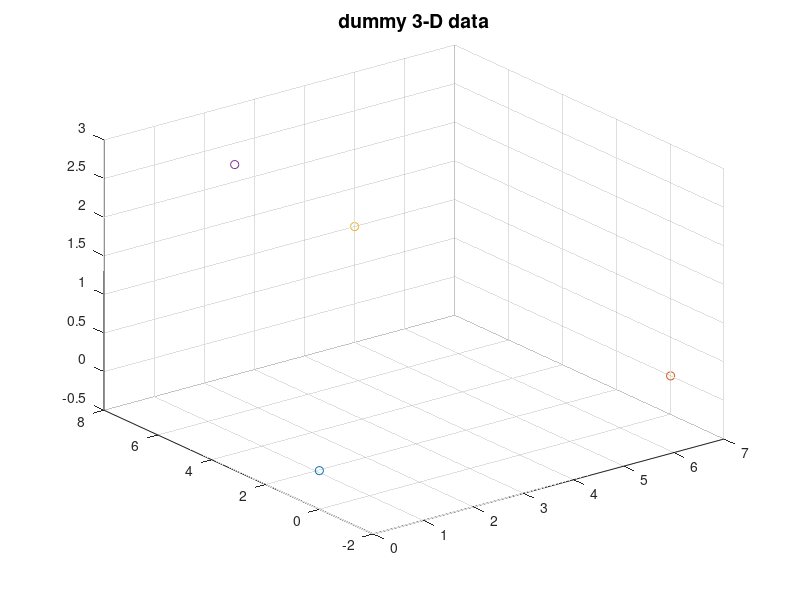
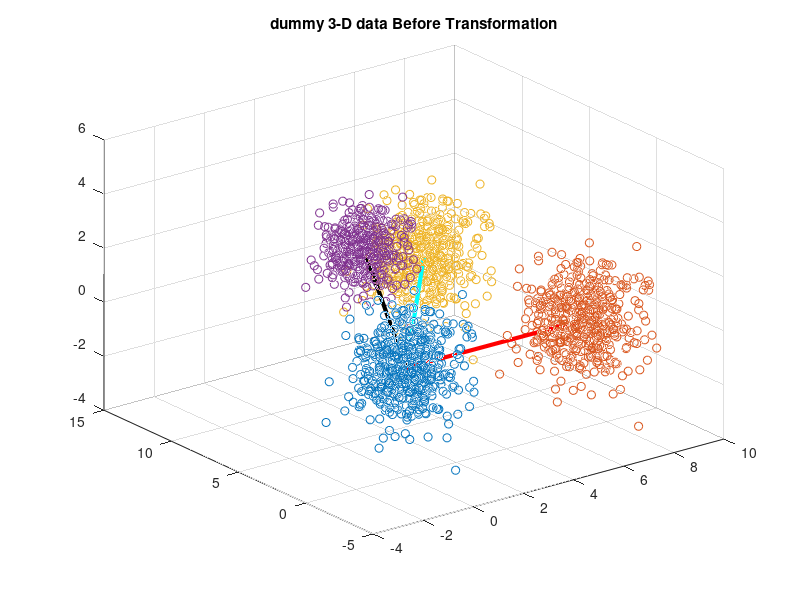

Source code (MATLAB) for these figures, in order: (Note: this script raises an error after producing the figures.)
close all
clear all
test =1;

if test == 1
    mu1 = [1,0,1];
    sigma1 = [1,0.5,1];
    rng default
    data1 = mvnrnd(mu1,sigma1,500);
    
    mu2 = [8,0,1];
    sigma2 = [1,1,1];
    rng default
    data2 = mvnrnd(mu2,sigma2,500);
    
    mu3 = [6,8,2];
    sigma3 = [1,0.5,1];
    rng default
    data3 = mvnrnd(mu3,sigma3,500);
    
    
    mu4 = [2,5,4];
    sigma4 = [0.5,0.5,0.5];
    rng default
    data4 = mvnrnd(mu4,sigma4,500);
    
    
    %Finidng cluster's centroid using kmean
    
    [~,Cref] = kmeans(data1,1);
    
    % center the data by substracting C1
    r1 = [data1(:,1) - Cref(1), data1(:,2) - Cref(2), data1(:,3) - Cref(3)];
    r2 = [data2(:,1) - Cref(1), data2(:,2) - Cref(2), data2(:,3) - Cref(3)];
    r3 = [data3(:,1) - Cref(1), data3(:,2) - Cref(2), data3(:,3) - Cref(3)];
    r4 = [data4(:,1) - Cref(1), data4(:,2) - Cref(2), data4(:,3) - Cref(3)];
    
    C1 = [0, 0 ,0];
    [~,C2] = kmeans(r2,1);
    [~,C3] = kmeans(r3,1);
    [~,C4] = kmeans(r4,1);
    %Plot scatter of raw data centroid
    figure;
    scatter3(C1(:,1),C1(:,2),C1(:,3),'bd');
    hold on;
    scatter3(C2(:,1),C2(:,2),C2(:,3),'r+');
    scatter3(C3(:,1),C3(:,2),C3(:,3),'co');
    scatter3(C4(:,1),C4(:,2),C4(:,3),'k*');
    title('dummy 3-D data','FontSize',14)
    
    %Plot scatter of raw data
    figure;scatter3(r1(:,1),r1(:,2),r1(:,3),'bd');hold on;
    scatter3(r2(:,1),r2(:,2),r2(:,3),'r+');
    scatter3(r3(:,1),r3(:,2),r3(:,3),'co');
    scatter3(r4(:,1),r4(:,2),r4(:,3),'k*');
    plot3([C1(1) C2(1)],[C1(2) C2(2)],[C1(3) C2(3)],'r','LineWidth',3);
    plot3([C1(1) C3(1)],[C1(2) C3(2)],[C1(3) C3(3)],'c','LineWidth',3);
    plot3([C1(1) C4(1)],[C1(2) C4(2)],[C1(3) C4(3)],'k','LineWidth',3);
    title('dummy 3-D data Before Transformation')
    
    
    
    
    %We call gram-schmidt here to find the desired cordinates for each
    %Normal to centroid vector Raw = MAtrix of normal to centroids
    %Cooked = orthognolized
    Raw = [C2(1),C2(2),C2(3);
        C3(1),C3(2),C3(3);
        C4(1),C4(2),C4(3)];
    
    Cooked = Gram_Schmidt(Raw');
    Cooked= Cooked';
    % Convert vector of cluster1 centroid to each cluster's data to polar cordinate
    [azimuth1,elevation1,R1]  = cart2sph(r1(:,1),r1(:,2),r1(:,3));
    [azimuth2,elevation2,R2]  = cart2sph(r2(:,1),r2(:,2),r2(:,3));
    [azimuth3,elevation3,R3]  = cart2sph(r3(:,1),r3(:,2),r3(:,3));
    [azimuth4,elevation4,R4]  = cart2sph(r4(:,1),r4(:,2),r4(:,3));
    
    % Keeep cluster's data in one matrix
    ri1 = [azimuth1,elevation1,R1];
    ri2 = [azimuth2,elevation2,R2];
    ri3 = [azimuth3,elevation3,R3];
    ri4 = [azimuth4,elevation4,R4];
    
    figure;scatter(ri1(:,1),ri1(:,2),'bd');hold on;
    scatter(ri4(:,1),ri4(:,2),'k*');
    %The matrix Contains  all data in polar
    r = [azimuth1,elevation1,R1;
        azimuth2,elevation2,R2;
        azimuth3,elevation3,R3;
        azimuth4,elevation4,R4];
    
    % The matrix Contains  all data in Cartesian
    [car(:,1),car(:,2),car(:,3)]  = sph2cart(r(:,1),r(:,2),r(:,3));
    
    %polar cordinates of the point which connected to normal centroid(C1)
    [azimuthC2,elevationC2,~]  = cart2sph(Cooked(1,1),Cooked(1,2),Cooked(1,3));
    [azimuthC3,elevationC3,~]  = cart2sph(Cooked(2,1),Cooked(2,2),Cooked(2,3));
    [azimuthC4,elevationC4,~]  = cart2sph(Cooked(3,1),Cooked(3,2),Cooked(3,3));
    
    %polar cordinates of the orthogonolized points
    [azimuthCi1,elevationCi1,~]  = cart2sph(C1(1),C1(2),C1(3));
    [azimuthCi2,elevationCi2,~]  = cart2sph(C2(1),C2(2),C2(3));
    [azimuthCi3,elevationCi3,~]  = cart2sph(C3(1),C3(2),C3(3));
    [azimuthCi4,elevationCi4,~]  = cart2sph(C4(1),C4(2),C4(3));
    
    %Azimuth angle between the cluster's centroid to the vector which connect refrence
    %centroid (here C2) to the normal centroid (here C1)
    azclose = azimuthCi3 - azimuthCi2;
    azfar = azimuthCi4 - azimuthCi2;
    %Desired azimuth angle between the cluster's centroid to the vector which connect refrence
    %centroid (here C2) to the normal centroid (here C1)
    azclosed = azimuthC3 - azimuthC2;
    azfard = azimuthC4 - azimuthC2;
    %Azimuth angle between the all data to the vector which connect refrence
    %centroid (here C2) to the normal centroid (here C1)
    mtia1 = ri1(:,1)- azimuthCi2;
    mtia2 = ri2(:,1)- azimuthCi2;
    mtia3 = ri3(:,1)- azimuthCi2;
    mtia4 = ri4(:,1)- azimuthCi2;
    
    %Elevation angle between the cluster's centroid to the vector which connect refrence
    %centroid (here C2) to the normal centroid (here C1)
    elclose = elevationCi3-elevationCi2;%acos(1-pdist2([0 C4(2) C4(3)],[0 C2(2) C2(3)],'cosine'))
    elfar = elevationCi4-elevationCi2;%acos(1-pdist2([0 C3(2) C3(3)],[0 C2(2) C2(3)],'cosine'))
    
    %Desired elevation angle between the cluster's centroid to the vector which connect refrence
    %centroid (here C2) to the normal centroid (here C1)
    elclosed =  elevationC3-elevationC2;%acos(1-pdist2([0 C4(2) C4(3)],[0 C2(2) C2(3)],'cosine'))
    elfard =elevationC4-elevationC2;%acos(1-pdist2([0 C3(2) C3(3)],[0 C2(2) C2(3)],'cosine'))
    
    %Elevation angle between the all data to the vector which connect refrence
    %centroid (here C2) to the normal centroid (here C1)
    mtit1 = ri1(:,2)- elevationC2;
    mtit2 = ri2(:,2)- elevationC2;
    mtit3 = ri3(:,2)- elevationC2;
    mtit4 = ri4(:,2)- elevationC2;
    
    % close all, logit([0,elclose,elfar,2*pi],[0,elclosed,elfard,2*pi]);
    %Test for rotation later can be deleted
    %%% added by J.C.
    % AX1 = cross([C3(1) C3(2) 0],[C2(1) C2(2) 0]);
    % AX2 = cross([0 C4(2) C4(3)],[0 C2(2) C2(3)]);
    % orig = r1;
    
    %         %Tsting put only centroids
    %
    %         mtia1 = ones(1,length(mtit2))* azimuthCi1 - azimuthCi1;
    %         mtia2 = ones(1,length(mtit2))* azimuthCi2 - azimuthCi2;
    %         mtia3 = ones(1,length(mtit3))* azimuthCi3 - azimuthCi2;
    %         mtia4 = ones(1,length(mtit4))* azimuthCi4 - azimuthCi2;
    %
    %
    %         mtit2 = ones(1,length(mtia2))* elevationCi2 - elevationCi2;
    %         mtit3 = ones(1,length(mtia3))* elevationCi3 - elevationCi2;
    %         mtit4 = ones(1,length(mtia4))* elevationCi4 - elevationCi2;
    
    %Transformation function
    
    % coefazimuth = @(X,azfard,azclosed,azfar,azclose) ((azfard-azclosed)/(azfar-azclose))*X+((azclosed*azfar)-(azfard*azclose))/(azfar-azclose) ;
    %   coefelevation = @(X,elfard,elclosed,elfar,elclose)((elfard-elclosed)/(elfar-elclose))*X+((elclosed*elfar)-(elfard*elclose))/(elfar-elclose) ;
    %    %################################################
    %    %Just test for the intepolation later delete
    %    %
    %    %################################################
    %     figure
    %     plot([0,0+(elclose-0)/4,0+(elclose-0)*3/4,elclose,elclose+(elfar-elclose)/4,...
    %         elclose+(elfar-elclose)*3/4, elfar,elfar+(2*pi-elfar)/4,elfar+(2*pi-elfar)*3/4,2*pi],[0,0,elclosed,elclosed,elclosed,elfard,elfard,elfard,2*pi,2*pi],'o')
    %     ali = 0:0.001:2*pi;
    % %   for i=1:length(ali)
    % %     xq1 = -3:.01:3;
    % %     p = pchip(x,y,xq1);
    % %     valehi(i) = coefelevation(ali(i),elfard,elclosed,elfar,elclose);
    % %   end
    % %   close all
    %
    % %   knob11=0+(elclose-0)/4;
    % %   knob11= 0+(elclose-0)*3/4;
    % %   knob21=elclose+(elfar-elclose)/4;
    % %   knob22= elclose+(elfar-elclose)*3/4;
    % %   knob31=elfar+(2*pi-elfar)/4;
    % %   knob32=elfar+(2*pi-elfar)*3/4;
    %     min_distance = min(min((elclose-0),(elfar-elclose)),(2*pi-elfar));
    %     knob11=0+min_distance*2/6;
    %     knob12= elclose-min_distance*2/6;
    %     knob21=elclose+min_distance*2/6;
    %     knob22= elfar-min_distance*2/6;
    %     knob31=elfar+min_distance*2/6;
    %     knob32=2*pi-min_distance*2/6;
    %
    %         valehi =   pchip([0,knob11,knob12,elclose,knob21,...
    %         knob22, elfar,knob31,knob32,2*pi]...
    %         ,[0,0,elclosed,elclosed,elclosed,elfard,elfard,elfard,2*pi,2*pi],ali);
    %
    %     figure;
    %     plot(ali,valehi);
    %     hold on
    %     plot([0,knob11,knob12,elclose,knob21,...
    %         knob22, elfar,knob31,knob32,2*pi]...
    %         ,[0,0,elclosed,elclosed,elclosed,elfard,elfard,elfard,2*pi,2*pi],'ro')
    %     ali = 0:0.001:2*pi;
    %     for i=1:length(ali)
    %       ali(i) = pi2twopi(ali(i));
    %     end
    %     azfard = pi2twopi(azfard);
    %     azfar = pi2twopi(azfard);
    %     azclosed = pi2twopi(azclosed);
    %     azclose = pi2twopi(azclose);
    %     valehi = pchip([0,0+(azclose-0)/4,0+(azclose-0)*3/4,azclose,azclose+(azfar-azclose)/4,...
    %         azclose+(azfar-azclose)*3/4, azfar,azfar+(2*pi-azfar)/4,azfar+(2*pi-azfar)*3/4,2*pi],[0,0,azclosed,azclosed,azclosed,azfard,azfard,azfard,2*pi,2*pi],ali);
    %
    %
    %     figure;
    %     plot(ali,valehi);
    %     hold on
    %     plot([0,0+(azclose-0)/4,0+(azclose-0)*3/4,azclose,azclose+(azfar-azclose)/4,...
    %         azclose+(azfar-azclose)*3/4, azfar,azfar+(2*pi-azfar)/4,azfar+(2*pi-azfar)*3/4,2*pi],[0,0,azclosed,azclosed,azclosed,azfard,azfard,azfard,2*pi,2*pi],'ro')
    %    %################################################
    %    %
    %    %################################################

    for i=1:length(ri1(:,2))
        %                 ri1(i,:) = script_roation( C2-C1,sph2cart(ri1(i,1),ri1(i,2),ri1(i,3))-C1, coefazimuth(mtia1(i)), coefelevation(mtit1(i))) + C1;
        %         ri2(i,:) = script_roation( C2-C1,sph2cart(ri2(i,1),ri2(i,2),ri2(i,3))-C1, coefazimuth(mtia2(i)), coefelevation(mtit2(i))) + C1;
        ri1(i,:) = script_roation( r1(i,:), coefazimuth(mtia1(i),azfard,azclosed,azfar,azclose), coefelevation(mtit1(i),elfard,elclosed,elfar,elclose));
        ri2(i,:) = script_roation( r2(i,:), coefazimuth(mtia2(i),azfard,azclosed,azfar,azclose), coefelevation(mtit2(i),elfard,elclosed,elfar,elclose));
        ri3(i,:) = script_roation( r3(i,:), coefazimuth(mtia3(i),azfard,azclosed,azfar,azclose), coefelevation(mtit3(i),elfard,elclosed,elfar,elclose));
        ri4(i,:) = script_roation( r4(i,:), coefazimuth(mtia4(i),azfard,azclosed,azfar,azclose), coefelevation(mtit4(i),elfard,elclosed,elfar,elclose));
    end
    acosd(1-pdist2(ri4(1,:),C2,'cosine'));
    [idx1,C1i] = kmeans(ri1,1);
    [idx2,C2i] = kmeans(ri2,1);
    [idx3,C3i] = kmeans(ri3,1);
    [idx4,C4i] = kmeans(ri4,1);
    finalr = [ri1',ri2',ri3',ri4'];
    finalrdot = finalr'*finalr;
    normImage = uint8(255*mat2gray(finalrdot));
    figure
    imshow(normImage);
    
    %  acosd(1-pdist2(C3i-C1i,C2i-C1i,'cosine'))
    % acosd(1-pdist2(C4i-C1i,C2i-C1i,'cosine'))
    
    %     figure;scatter3(ri1(:,1),ri1(:,2),ri1(:,3),'bd');hold on;
    %     scatter3(ri2(:,1),ri2(:,2),ri2(:,3),'r+');
    
    %     mu3 = ri3(1,:);
    %     sigma3 = [1,0.5,1];
    %     rng default
    %     ri3 = mvnrnd(mu3,sigma3,500);
    %
    %
    %     mu4 = ri4(1,:);
    %     sigma4 = [0.5,1,1];
    %     rng default
    %     ri4 = mvnrnd(mu4,sigma4,500);
    [~,~,alir1] = cart2sph(ri1(:,1),ri1(:,2),ri1(:,3));
    [~,~,alir2] = cart2sph(ri2(:,1),ri2(:,2),ri2(:,3));
    figure;scatter3(ri1(:,1),ri1(:,2),ri1(:,3),'bd');hold on;
    scatter3(ri2(:,1),ri2(:,2),ri2(:,3),'r+');
    scatter3(ri3(:,1),ri3(:,2),ri3(:,3),'co');
    scatter3(ri4(:,1),ri4(:,2),ri4(:,3),'k*');
    %     plot3([C1i(1) C2i(1)],[C1i(2) C2i(2)],[C1i(3) C2i(3)],'r','LineWidth',3);
    %     plot3([C1i(1) C3i(1)],[C1i(2) C3i(2)],[C1i(3) C3i(3)],'c','LineWidth',3);
    %     plot3([C1i(1) C4i(1)],[C1i(2) C4i(2)],[C1i(3) C4i(3)],'k','LineWidth',3);
    title('dummy 3-D data After Transformation')
    
elseif test == 2 %test passed for 2d
    mu1 = [1,1];
    sigma1 = [1,0.5];
    rng default
    r1 = mvnrnd(mu1,sigma1,1000);
    
    mu2 = [8,0];
    sigma2 = [1,1];
    rng default
    r2 = mvnrnd(mu2,sigma2,300);
    
    mu3 = [6,8];
    sigma3 = [1,0.5];
    rng default
    r3 = mvnrnd(mu3,sigma3,500);
    
    
    mu4 = [2,5];
    sigma4 = [0.5,1];
    rng default
    r4 = mvnrnd(mu4,sigma4,100);
    
    figure;scatter(r1(:,1),r1(:,2),'bd');
    hold on;scatter(r2(:,1),r2(:,2),'r+');
    hold on;scatter(r3(:,1),r3(:,2),'co');
    hold on;scatter(r4(:,1),r4(:,2),'k*');
    title('dummy 2-D data','FontSize',14)
    
    [theta1,rho1] = cart2pol(r1(:,1),r1(:,2));
    [theta2,rho2] = cart2pol(r2(:,1),r2(:,2));
    [theta3,rho3] = cart2pol(r3(:,1),r3(:,2));
    [theta4,rho4] = cart2pol(r4(:,1),r4(:,2));
    mt1 = mean(theta1);
    mt2 = mean(theta2);
    mt3 = mean(theta3)
    mt4 = mean(theta4)
    %lets find the vectors to the centroid
    [idx,C1] = kmeans(r1,1);
    [idx,C2] = kmeans(r2,1);
    [idx,C3] = kmeans(r3,1);
    [idx,C4] = kmeans(r4,1);
    %
    % [a,b]=cart2pol(C3(:,1),C3(:,2))
    % [a,b]=cart2pol(C4(:,1),C4(:,2))
    mt31 = acos(1-pdist2(C3,C2,'cosine'))
    mt41 = acos(1-pdist2(C4,C2,'cosine'))
    
    [theta1,rho1] = cart2pol(r1(:,1),r1(:,2));
    [theta2,rho2] = cart2pol(r2(:,1),r2(:,2));
    [theta3,rho3] = cart2pol(r3(:,1),r3(:,2));
    [theta4,rho4] = cart2pol(r4(:,1),r4(:,2));
    
    coef = @(X) (2*pi/3)*((1/(mt4-mt3))*X+(((mt4/mt3)-2)/((mt4/mt3)-1)))-X;
    
    theta1 = theta1 + coef(theta1);
    theta2 = theta2 + coef(theta2);
    theta3 = theta3 + coef(theta3);
    theta4 = theta4 + coef(theta4);
    
    
    
    [x1,y1] = pol2cart(theta1,rho1);
    [x2,y2] = pol2cart(theta2,rho2);
    [x3,y3] = pol2cart(theta3,rho3);
    [x4,y4] = pol2cart(theta4,rho4);
    
    figure;
    hold on;
    scatter(x1,y1,'bd');
    scatter(x2,y2,'r+');
    scatter(x3,y3,'co');
    scatter(x4,y4,'k*');
    title('dummy 2-D data2','FontSize',14)
    
    
    [theta1,rho1] = cart2pol(r1(:,1),r1(:,2));
    [theta2,rho2] = cart2pol(r2(:,1),r2(:,2));
    [theta3,rho3] = cart2pol(r3(:,1),r3(:,2));
    [theta4,rho4] = cart2pol(r4(:,1),r4(:,2));
    
    coef = @(X) (2*pi/3)*((1/(mt41-mt31))*X+(((mt41/mt31)-2)/((mt41/mt31)-1)))-X;
    
    theta1 = theta1 + coef(theta1);
    theta2 = theta2 + coef(theta2);
    theta3 = theta3 + coef(theta3);
    theta4 = theta4 + coef(theta4);
    
    
    
    [x1,y1] = pol2cart(theta1,rho1);
    [x2,y2] = pol2cart(theta2,rho2);
    [x3,y3] = pol2cart(theta3,rho3);
    [x4,y4] = pol2cart(theta4,rho4);
    
    figure;
    hold on;
    scatter(x1,y1,'bd');
    scatter(x2,y2,'r+');
    scatter(x3,y3,'co');
    scatter(x4,y4,'k*');
    title('dummy 2-D data3','FontSize',14)
    hold off
    xlabel('X')
    ylabel('Y')
    zlabel('Z')
    view(90,0)
    pause
end

% % h1 = polar(theta1,rho1,'*');
% % h2 = polar(theta2,rho2,'*');
% % h3 = polar(theta3,rho3,'*');
% % h4 = polar(theta4,rho4,'*');


% close all
%
% mu1 = [2,1];
% sigma1 = [0.05,0.05];
% r1 = mvnrnd(mu1,sigma1,1000);
% [theta1,rho1] = cart2pol(r1(:,1),r1(:,2));
% mt1 = mean(theta1);
%
% mu2 = [0,1];
% sigma2 = [0.05,0.05];
% r2 = mvnrnd(mu2,sigma2,1000);
% [theta2,rho2] = cart2pol(r2(:,1),r2(:,2));
% mt2 = mean(theta2);
%
%
% rho=ones(length(theta1),1);
% h1 = polar(theta1,rho1,'*');
% set(h1)
% hold on
% h2 = polar(theta2,rho2,'*');
% set(h2)
%
% coef = @(X) (2*pi/3)*((1/((mt2/mt1-1)*mt1))*X+(((mt2/mt1)-2)/((mt2/mt1)-1)))-X;
%
% h3 = polar(theta1 + coef(theta1),rho1,'o');
% set(h3)
% h4 = polar(theta2 + coef(theta2),rho2,'o');
% set(h4)
% %polarplot(theta,rho,'markersize',12)
% %
% % theta1 = pi/6;
% % theta2 = pi/2;
% % rho=1;
% % polarplot(theta1,rho,'b-*')
% % hold on
% % polarplot(theta2,rho,'b-*')
% %
% % coef = @(X) (2*pi/3)*((1/((theta2/theta1-1)*theta1))*X+(((theta2/theta1)-2)/((theta2/theta1)-1)))-X;
% %
% % polarplot(theta1 + coef(theta1),rho,'r-*')
% % polarplot(theta2 + coef(theta2),rho,'r-*')